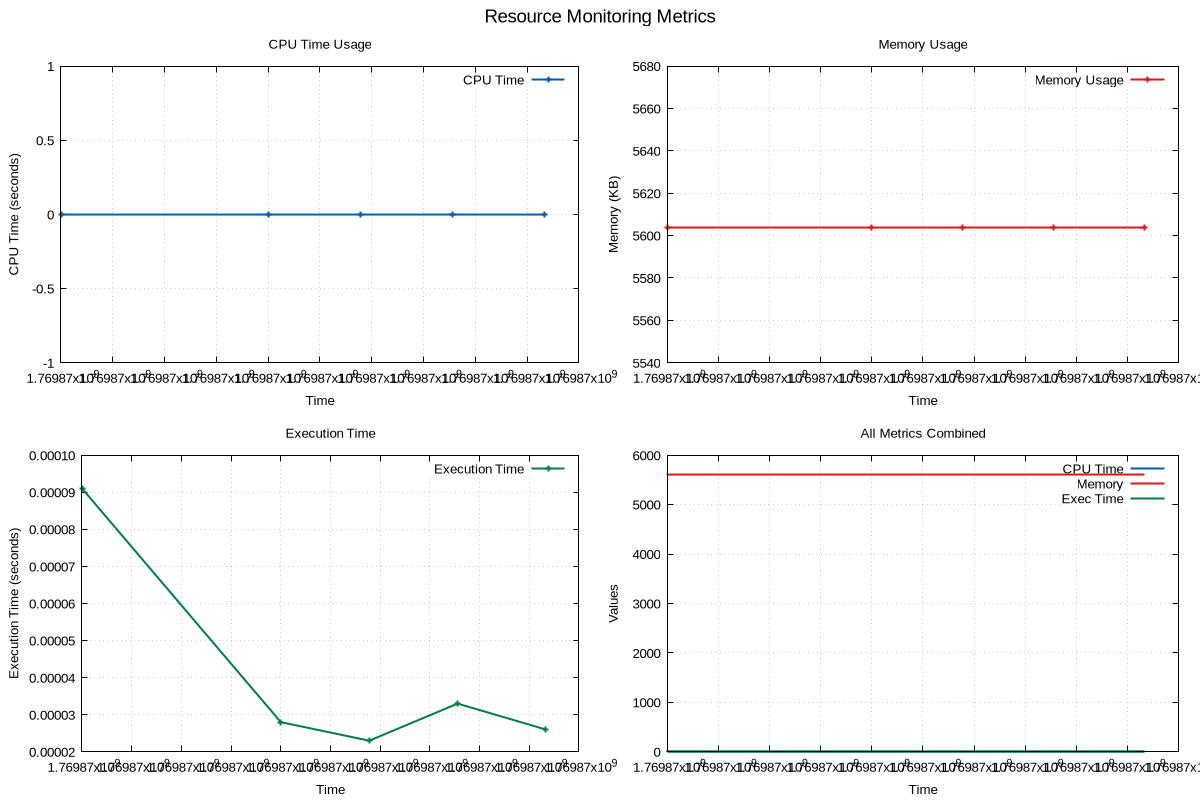

Source code (gnuplot):
# GNUplot script for resource monitoring
set terminal pngcairo enhanced font 'Arial,10' size 1200,800
set output 'png/linear_search_20260131_190859.png'

set multiplot layout 2,2 title 'Resource Monitoring Metrics' font 'Arial,14'
set style line 1 lc rgb '#0060ad' lt 1 lw 2
set style line 2 lc rgb '#dd181f' lt 1 lw 2
set style line 3 lc rgb '#008040' lt 1 lw 2

set title 'CPU Time Usage'
set xlabel 'Time'
set ylabel 'CPU Time (seconds)'
set grid
plot 'png/linear_search_20260131_190859.dat' using 1:2 with linespoints ls 1 title 'CPU Time'
set title 'Memory Usage'
set xlabel 'Time'
set ylabel 'Memory (KB)'
set grid
plot 'png/linear_search_20260131_190859.dat' using 1:3 with linespoints ls 2 title 'Memory Usage'
set title 'Execution Time'
set xlabel 'Time'
set ylabel 'Execution Time (seconds)'
set grid
plot 'png/linear_search_20260131_190859.dat' using 1:4 with linespoints ls 3 title 'Execution Time'
set title 'All Metrics Combined'
set xlabel 'Time'
set ylabel 'Values'
set grid
plot 'png/linear_search_20260131_190859.dat' using 1:2 with lines ls 1 title 'CPU Time', \
     'png/linear_search_20260131_190859.dat' using 1:3 with lines ls 2 title 'Memory', \
     'png/linear_search_20260131_190859.dat' using 1:4 with lines ls 3 title 'Exec Time'
unset multiplot
